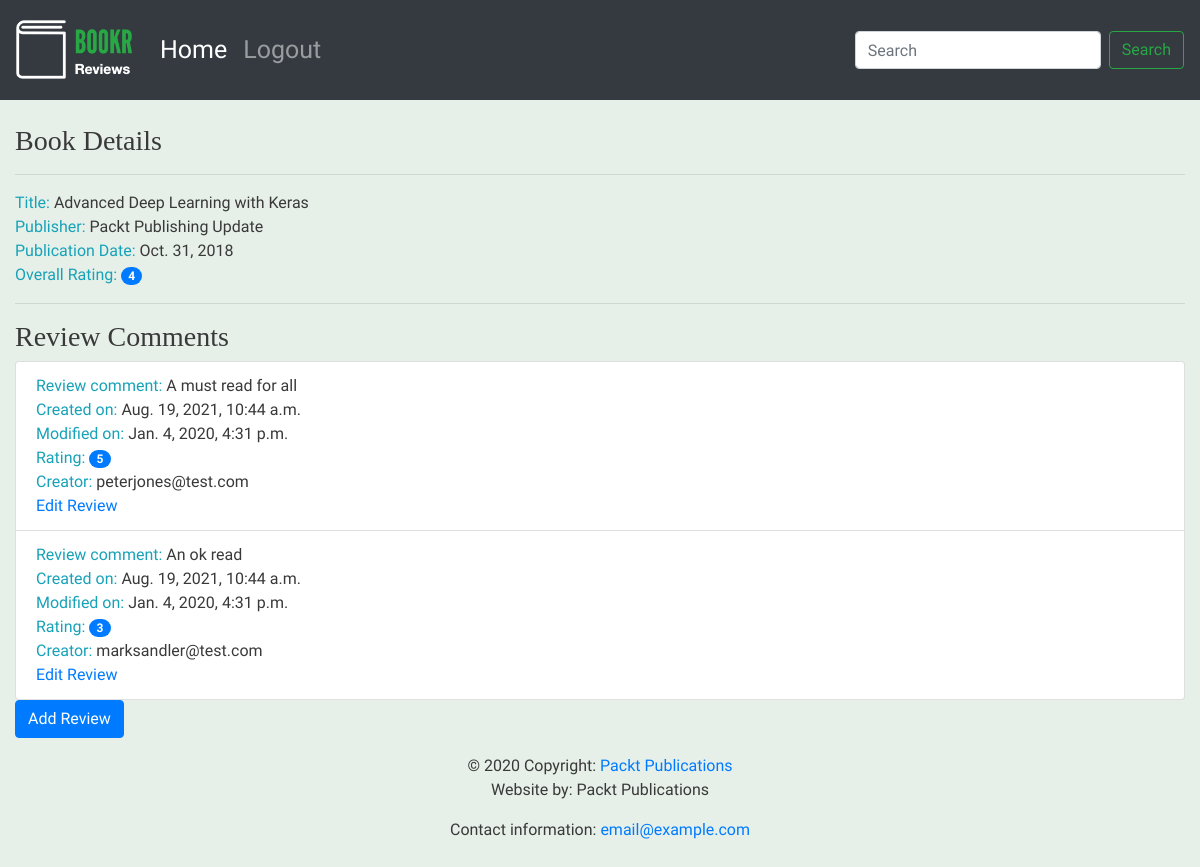
The page /book/1/ on the database as committed earlier.
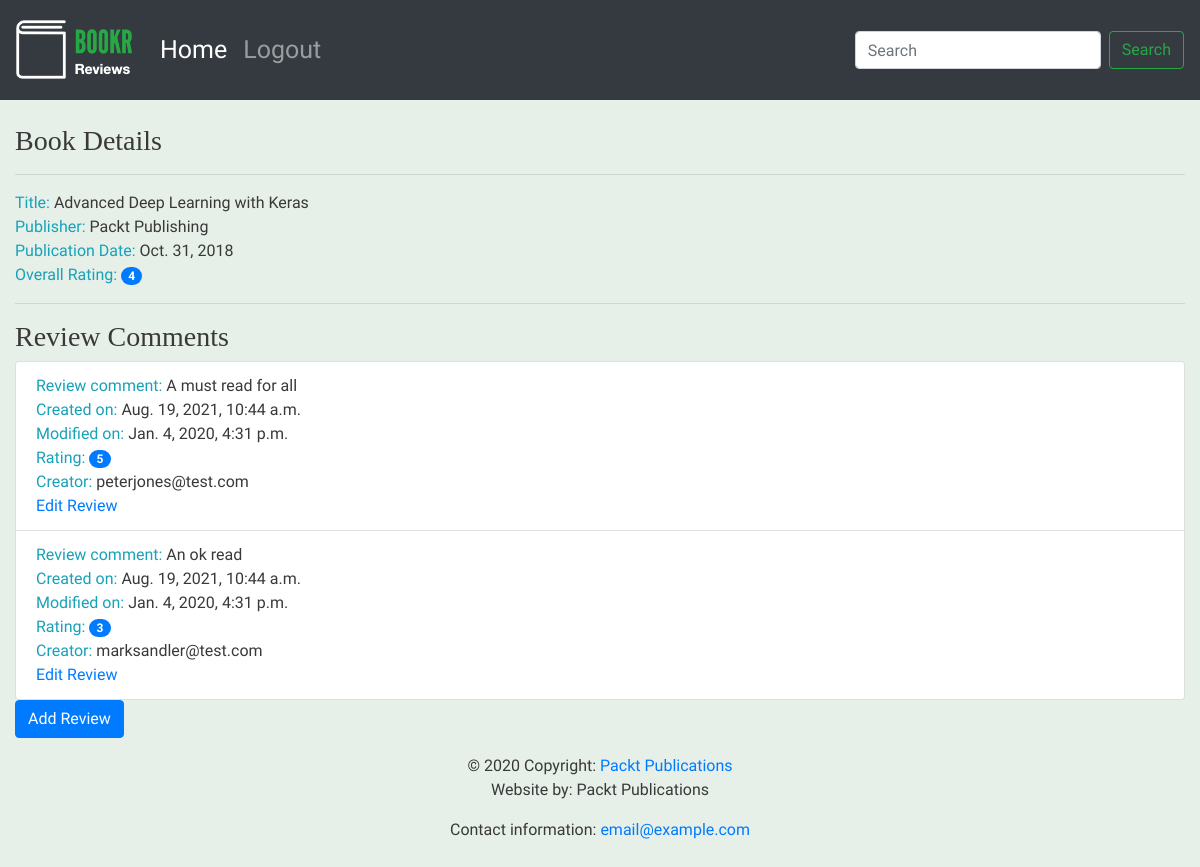
The same page on the database as committed later.
### reviews/models.py (models this page shows, shortened)
class Book(models.Model):
    title = models.CharField(max_length=70, help_text="The title of the book.")
    publication_date = models.DateField(verbose_name="Date the book was published.")
    isbn = models.CharField(max_length=20, verbose_name="ISBN number of the book.")
    publisher = models.ForeignKey(Publisher, on_delete=models.CASCADE)  # MANY TO ONE RELATIONSHIP
    contributors = models.ManyToManyField('Contributor', through='BookContributor')  # MANY TO MANY RELATIONSHIP

class Publisher(models.Model):
    name = models.CharField(max_length=50, help_text="The name of the Publisher.")
    website = models.URLField(help_text="The Publisher's website.")
    email = models.EmailField(help_text="The Publisher's email address.")
    def __str__(self):
        return self.name

### reviews/views.py (the view)
# urls.py: path('book/<int:id>/', views.book_details, name='book_details'),
def book_details(request, id):
    book = get_object_or_404(Book, pk=id)
    reviews = book.review_set.all()
    if reviews:
        book_rating = average_rating([review.rating for review in reviews])
    else:
        book_rating = None
    item = {'book': book, 'book_rating': book_rating, 'reviews': reviews}
    context = {'item': item}
    return render(request, 'reviews/book_details.html', context)

### reviews/utils.py (called while the page is built)
def average_rating(rating_list):
    if not rating_list:
        return 0
    return round(sum(rating_list) / len(rating_list))

### reviews/templates/reviews/book_details.html
{% extends 'reviews/base.html' %}
{% block content %}
  <br>
  <h3>Book Details</h3><hr>
  <span class="text-info">Title: </span> <span>{{ item.book.title }}</span>
  <br>
  <span class="text-info">Publisher: </span><span>{{ item.book.publisher }}</span>
  <br>
  <span class="text-info">Publication Date: </span><span>{{ item.book.publication_date }}</span>
  <br>
  <span class="text-info">Overall Rating: </span><span class="badge badge-primary badge-pill">{{ item.book_rating }}</span>
  <br><hr>
  <h3>Review Comments</h3>
  <ul class="list-group">
      {% for review in item.reviews %}
        <li class="list-group-item">
            <span class="text-info">Review comment: </span><span>{{ review.content }}</span>
            <br>
            <span class="text-info">Created on: </span><span>{{ review.date_created }}</span>
            <br>
              {% if review.date_edited %}
                <span class="text-info">Modified on: </span><span>{{ review.date_edited }}</span>
                <br>
              {% endif %}
            <span class="text-info">Rating: </span><span class="badge badge-primary badge-pill">{{ review.rating }}</span>
            <br>
            <span class="text-info">Creator: </span><span>{{ review.creator }}</span>
            <br>
            <a href="{% url 'review_edit' item.book.pk review.pk %}">Edit Review</a>
        </li>
      {% endfor %}
  </ul>
    <a href="{% url 'review_create' item.book.pk %}" class="btn btn-primary">Add Review</a>
{% endblock content %}

Rows that differ between the two databases and show on the page:
changed through a linked row, Book "Advanced Deep Learning with Keras": book.publisher "Packt Publishing Update" → "Packt Publishing"
